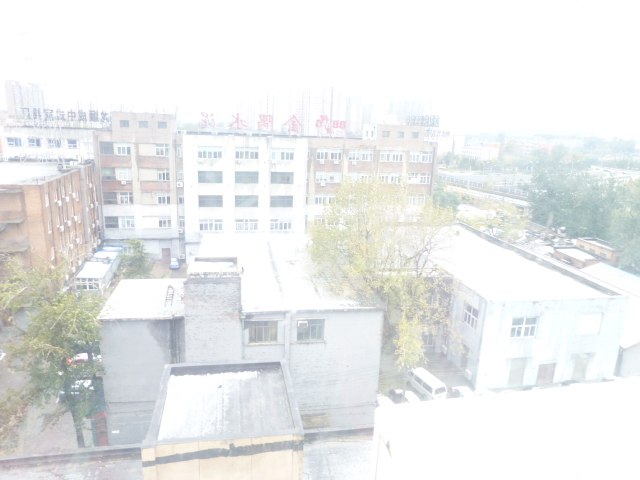
#> input picture CV/Assignment01 Histogram Equalization/sample01.jpg, 640 x 480 px; its folder holds only this picture in this run
$ jupyter execute --allow-errors Assignment1.ipynb   (shell and % lines are left out)   (older library calls are emulated)
#> lines starting #> are read from the running program, lines starting #| are printed output that depends on the picture
#0. Explore the images

[cell 1]
import numpy as np
import os
from PIL import Image
import cv2 as cv
import matplotlib.pyplot as plt


from skimage import data
from skimage.util import img_as_ubyte
from skimage import exposure
import skimage.morphology as morp
from skimage.filters import rank

[cell 2]
try:
    import google.colab
    IN_COLAB = True
except:
    IN_COLAB = False

if IN_COLAB:
    import shutil
    from google.colab import drive
    drive.mount('/content/drive', force_remount=True)
    source = '/content/drive/MyDrive/AI6121/Assignment01 Histogram Equalization'
    destination = '/content'

    for sample_file in os.listdir(source):
        if sample_file.startswith('sample') and (sample_file.lower().endswith('jpg') or sample_file.lower().endswith('jpeg')):
            shutil.copyfile(os.path.join(source,sample_file), os.path.join(destination,sample_file))

    # cv2.imshow() will cause colab to crash so will need to use this instead
    from google.colab.patches import cv2_imshow

[cell 3]
# Get all the image files in a list
sample_files = []
for sample_file in os.listdir():
    if sample_file.startswith('sample') and (sample_file.lower().endswith('jpg') or sample_file.lower().endswith('jpeg')):
        sample_files.append(sample_file)

sample_files.sort()

[cell 4]
# Briefly check out all the images
# sample 1 to 4 are overexposed
# sample 5 to 8 are underexposed
plt.figure(figsize=(15,6))
#> (the rest of this cell did not finish here and is left out)

# 1. Implementation of histogram equalisation algorithm

## 1.1 On RGB channel

[cell 5]
# For comparing a random image before and after histogram equalisation

rand_file = np.random.choice(sample_files)

rand_img = cv.imread(rand_file,1)
b,g,r = cv.split(rand_img)
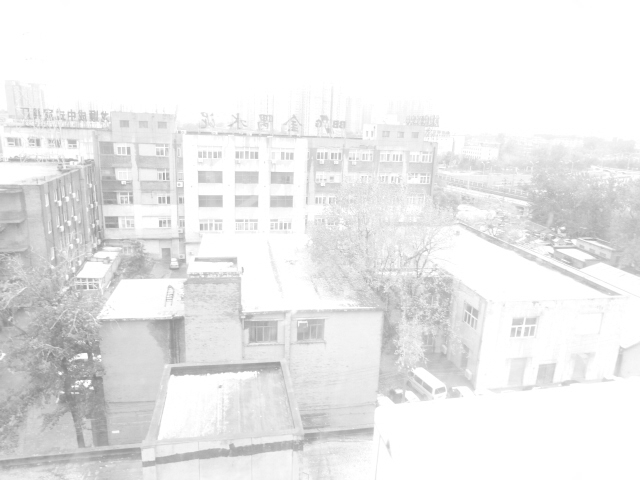
#> g: shape (480, 640); min 129, max 255, mean 235.3

def transform_pixel(channel):
    hist,bins = np.histogram(channel.flatten(),256,[0,256])
#> hist = 256 values, max 133127 at index 255, min 0 at index 0, mean 1200; bins = 257 values from 0 to 256
    cdf = hist.cumsum()
#> cdf = 256 values from 0 to 307200

    cdf_m = np.ma.masked_equal(cdf,0) # Hide the values that corresponds to pixel value that didnt exist in the image
    sk = (cdf_m - cdf_m.min())*255/(cdf_m.max()-cdf_m.min()) # Scale the intensity value from the current range to 0~255
    rounded_sk = np.rint(np.ma.filled(sk,0))
#> rounded_sk = 256 values from 0 to 255
    return rounded_sk

new_b = transform_pixel(b)[b]
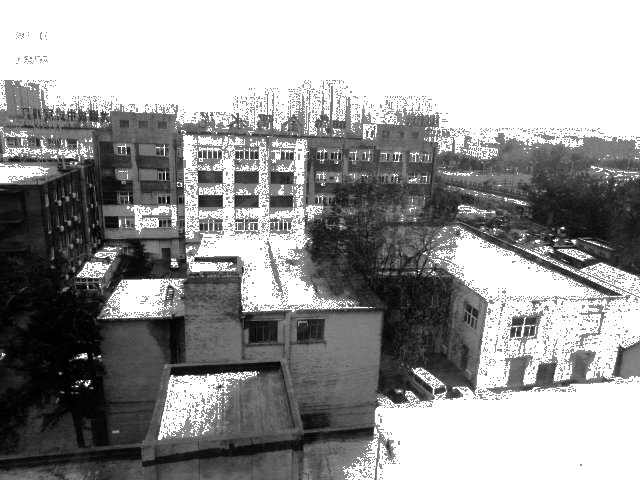
#> new_b: shape (480, 640) float64; min 0, max 255, mean 152
new_g = transform_pixel(g)[g]
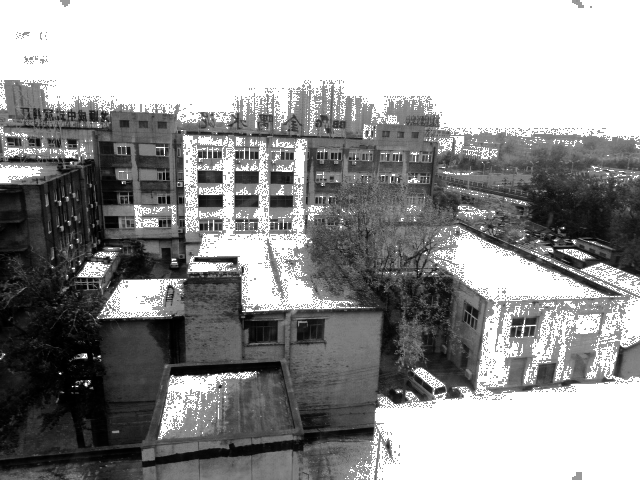
#> new_g: shape (480, 640) float64; min 0, max 255, mean 148.6
new_r = transform_pixel(r)[r]

if IN_COLAB:
    cv2_imshow(np.hstack((rand_img,cv.merge([new_b, new_g, new_r]))))
else:
    plt.figure(figsize = (15,15))
    plt.imshow(cv.cvtColor(np.hstack((rand_img,cv.merge([new_b, new_g, new_r]))).astype('uint8'), cv.COLOR_BGR2RGB))

[cell 6]
def transform_pixel(channel):
    hist,bins = np.histogram(channel.flatten(),256,[0,256])
#> bins = 257 values from 0 to 256
    cdf = hist.cumsum()
#> cdf = 256 values from 0 to 307200

    cdf_m = np.ma.masked_equal(cdf,0) # Hide the values that corresponds to pixel value that didnt exist in the image
    sk = (cdf_m - cdf_m.min())*255/(cdf_m.max()-cdf_m.min()) # Scale the value from the current range to 0~255
    rounded_sk = np.rint(np.ma.filled(sk,0))
#> rounded_sk = 256 values from 0 to 255
    return rounded_sk

# Save the histogram equalised images with a prefix 'he_'
for sample_file in sample_files:
    sample_img = cv.imread(sample_file)
    b,g,r = cv.split(sample_img)

    new_b = transform_pixel(b)[b]
    new_g = transform_pixel(g)[g]
    new_r = transform_pixel(r)[r]

    he_sample_img = cv.merge([new_b, new_g, new_r])
    cv.imwrite('he_'+sample_file, he_sample_img) # Save the new image to the folder

    # Plot their rgb histograms before and after the histogram equalisation
    fig, (ax1, ax2) = plt.subplots(nrows = 1, ncols = 2, figsize = (10,5))
    ax1.hist(r.flat, bins = 256, range=(0,256), histtype = 'step', color='r')
    ax1.hist(g.flat, bins = 256, range=(0,256), histtype = 'step', color='g')
    ax1.hist(b.flat, bins = 256, range=(0,256), histtype = 'step', color='b')
    ax1.set_title('Before')

    ax2.hist(new_r.flat, bins = 256, range=(0,256), histtype = 'step', color='r')
    ax2.hist(new_g.flat, bins = 256, range=(0,256), histtype = 'step', color='g')
    ax2.hist(new_b.flat, bins = 256, range=(0,256), histtype = 'step', color='b')
    ax2.set_title('After')

    fig.suptitle(sample_file)
    plt.savefig(f'{sample_file.split(".")[0]}_before_after.png')
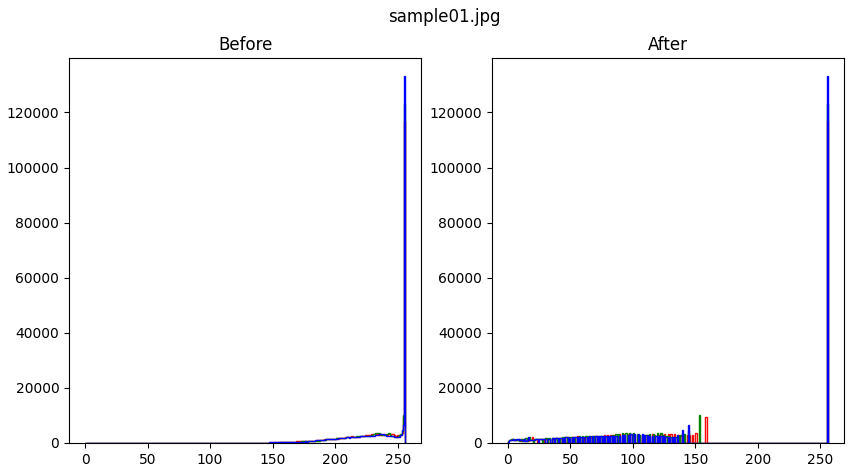
#> figure drawn by matplotlib, 2 panels
    plt.show()

[cell 7]
# Compare the images before and after the equalisation
for sample_file in sample_files:
    if IN_COLAB:
        print('#'*40,sample_file,'(before and after)','#'*40)
        cv2_imshow(np.hstack((cv.imread(sample_file),cv.imread('he_'+sample_file))))
    else:
        title = '#'*40+' '+sample_file+' (before and after) '+'#'*40
        plt.figure(figsize = (15,15))
        plt.title(title)
        plt.imshow(cv.cvtColor(np.hstack((cv.imread(sample_file),cv.imread('he_'+sample_file))).astype('uint8'), cv.COLOR_BGR2RGB))

## 1.2 On grayscale image

[cell 8]
# For grayscale images
# Save the histogram equalised images with a prefix 'he_gray_'
for sample_file in sample_files:
    sample_img = cv.imread(sample_file,0)
#> sample_img: shape (480, 640); min 129, max 255, mean 234.8

    he_gray_sample_img = transform_pixel(sample_img)[sample_img]

    cv.imwrite('he_gray_'+sample_file, he_gray_sample_img) # Save the new image to the folder

    # Plot their rgb histograms before and after the histogram equalisation
    fig, (ax1, ax2) = plt.subplots(nrows = 1, ncols = 2, figsize = (10,5))
    ax1.hist(sample_img.flat, bins = 256, range=(0,256), histtype = 'step', color='b')
    ax1.set_title('Before')

    ax2.hist(he_gray_sample_img.flat, bins = 256, range=(0,256), histtype = 'step', color='b')
    ax2.set_title('After')

    fig.suptitle(sample_file)
    plt.savefig(f'{sample_file.split(".")[0]}_gray_before_after.png')
    plt.show()

[cell 9]
# Compare the grayscale images before and after the equalisation
for sample_file in sample_files:
    if IN_COLAB:
        print('#'*40,sample_file,'(before and after)','#'*40)
        cv2_imshow(np.hstack((cv.imread(sample_file,0),cv.imread('he_gray_'+sample_file, 0))))
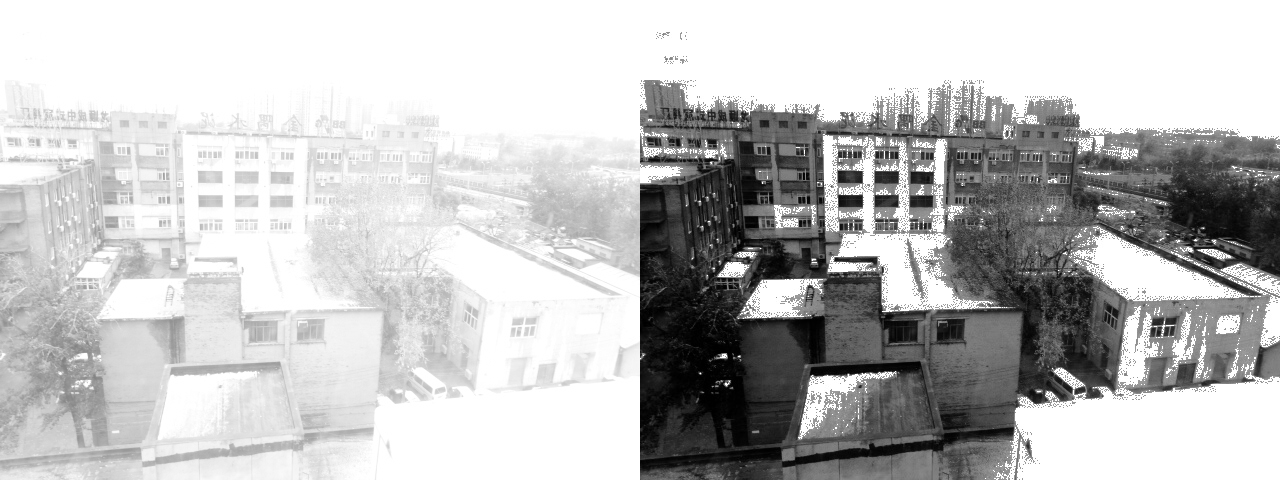
#> shown: shape (480, 1280); min 0, max 255, mean 191.4
    else:
        title = '#'*40+' '+sample_file+' (before and after) '+'#'*40
        plt.figure(figsize = (15,15))
        plt.title(title)
        plt.imshow(np.hstack((cv.imread(sample_file,0),cv.imread('he_gray_'+sample_file,0))).astype('uint8'),cmap = 'gray')

# 2. Pros & Cons of histogram equalisation + Causes of unsastifactory contrast enhancement

Pros:
* It is straightforward in implementation but yields reasonably good contrast enhancement.
    * E.g. We are able to see the details of the dark regions in `sample05.jpeg` and  `sample06.jpg`  clearly after the histogram equalisation, as shown in `he_sample05.jpeg` and `he_sample06.jpg`.
* It has relatively low computation cost compared to other adaptive histogram equalisations.

Cons:
* Since the histogram equlisation only considers global level contrast,
    * For overexposed images, high percentage of high intensity values result in the contrast of background noise being increased. E.g. There are salt-and-pepper kind of noise spotted on the building walls and background of `he_sample01.jpg`
    * For underexposed images, high percentage of low intensity value results in meaningful details at light region becomes unobservable E.g. The edges of the ceiling light in `sample07.jpy` and the details outside the window in `sample08.jpg.
* As the histogram equalisation is performed on each colour channel separately, some images will have unnatural colours
    * E.g. Unnatural purple hue found in `he_sample04.jpeg` which is supposed to be a forest scene
* For images with very narrow range of intensity values, histogram equalisation will result zero or low occurrence at certain intensity value. This results in images having a patchy look due to abrupt change in intensity value.
    * E.g. This can be observed in `he_sample01.jpg` and `he_sample02.jpeg`

Some of the cons found on internet:
* Histogram equalization based image enhancement tool does not provide the brightness preservation and better contrast enhancement. This may cause loss in diagnostic information in case of medical images.
* In the consumer electronics field, the main challenge in image processing is to preserve the original brightness

# 3. Other methods that can overcome the disadvantages of histogram equalisation
1. To overcome the issue caused by taking global level contrast, we can use adaptive histogram equalisation which takes into consideration of local level contrast.
2. To prevent images from having unnatural colouration, we can perform histogram equalisation on other colourspaces such as HSV, HSL or LAB instead of RGB. Then, we can adjust the lightness while maintaining the chromaticity of the images.
3. We can limit the amount of stretching done by the histogram equalisation by using partial histogram equalisation

* Contrast enhancement using brightness preserving bi-histogram equalization 1997
* Contrast enhancement using recursive mean-separate histogram equalization for scalable brightness preservation 2003
* Fast image/video contrast enhancement based on weighted thresholded histogram equalization 2007
* Range limited bi-histogram equalization for image contrast enhancement 2013

## 3.1 Contrast Limited Adaptive Histogram Equalisation (CLAHE)

Adaptive histogram equalisation is a method that performs histogram equalisation across multiple smaller regions of the image so local level contrast is accounted for.

In this section, we will first experiment with Contrast Limited Adaptive Histogram Equalisation (CLAHE) which is a variant of adaptive histogram equalisation. This variant helps to overcome the issue of ordinary adaptive histogram equalisation which will overstretch the pixel values and amplify noises at near homogeneous regions.

[cell 10]
# Save the images with a prefix 'clahe_' after applying CLAHE
for sample_file in sample_files:
    sample_img = cv.imread(sample_file)
    b,g,r = cv.split(sample_img)

    he_b = transform_pixel(b)[b]
    he_g = transform_pixel(g)[g]
    he_r = transform_pixel(r)[r]

    # Let tileGridSize to be 2% of the width and height
    tileGridSize = (int(b.shape[0]*0.02),int(b.shape[1]*0.02))
#> tileGridSize = (9, 12)
    clipLimit = 3

    clahe = cv.createCLAHE(clipLimit = clipLimit, tileGridSize = tileGridSize)

    clahe_b = clahe.apply(b)
    clahe_g = clahe.apply(g)
    clahe_r = clahe.apply(r)

    clahe_sample_img = cv.merge([clahe_b, clahe_g, clahe_r])

    cv.imwrite('clahe_'+sample_file, clahe_sample_img) # Save the new image to the folder

    # Plot their rgb histograms before and after the histogram equalisation
    fig, (ax1, ax2, ax3) = plt.subplots(nrows = 1, ncols = 3, figsize = (15,5))
    ax1.hist(r.flat, bins = 256, range=(0,256), histtype = 'step', color='r')
    ax1.hist(g.flat, bins = 256, range=(0,256), histtype = 'step', color='g')
    ax1.hist(b.flat, bins = 256, range=(0,256), histtype = 'step', color='b')
    ax1.set_title('Original')

    ax2.hist(he_r.flat, bins = 256, range=(0,256), histtype = 'step', color='r')
    ax2.hist(he_g.flat, bins = 256, range=(0,256), histtype = 'step', color='g')
    ax2.hist(he_b.flat, bins = 256, range=(0,256), histtype = 'step', color='b')
    ax2.set_title('Normal HE')

    ax3.hist(clahe_r.flat, bins = 256, range=(0,256), histtype = 'step', color='r')
    ax3.hist(clahe_g.flat, bins = 256, range=(0,256), histtype = 'step', color='g')
    ax3.hist(clahe_b.flat, bins = 256, range=(0,256), histtype = 'step', color='b')
    ax3.set_title('CLAHE')

    fig.suptitle(sample_file)
    plt.savefig(f'{sample_file.split(".")[0]}_clahe_before_after.png')
    plt.show()

[cell 11]
# Compare the coloured images before and after CLAHE
for sample_file in sample_files:
    if IN_COLAB:
        print('#'*40,sample_file,'(Original, Normal HE, CLAHE)','#'*40)
        cv2_imshow(np.hstack((cv.imread(sample_file,1),cv.imread('he_'+sample_file, 1),cv.imread('clahe_'+sample_file,1))))
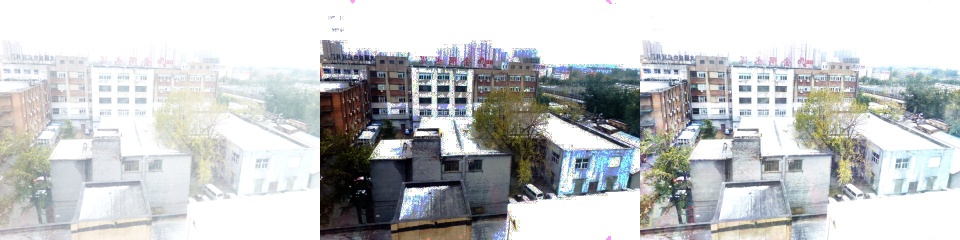
#> shown: shape (480, 1920, 3) (shown at 1/2 size); mean B, G, R 199, 198.2, 195.9
    else:
        title = '#'*40+' '+sample_file+' (Original, Normal HE, CLAHE) '+'#'*40
        plt.figure(figsize = (15,15))
        plt.title(title)
        plt.imshow(cv.cvtColor(np.hstack((cv.imread(sample_file,1),cv.imread('he_'+sample_file, 1),cv.imread('clahe_'+sample_file,1))).astype('uint8'), cv.COLOR_BGR2RGB))

[cell 12]
# For grayscale images
# Save the images with a prefix 'clahe_gray_' after applying CLAHE on the grayscale images
for sample_file in sample_files:
    sample_img = cv.imread(sample_file,0)

    he_gray_sample_img = transform_pixel(sample_img)[sample_img]

    tileGridSize = (int(b.shape[0]*0.02),int(b.shape[1]*0.02))
    clipLimit = 3

    clahe = cv.createCLAHE(clipLimit = clipLimit, tileGridSize = tileGridSize)
    clahe_gray_sample_img = clahe.apply(sample_img)

    cv.imwrite('clahe_gray_'+sample_file, clahe_gray_sample_img) # Save the new image to the folder

    # Plot their rgb histograms before and after the histogram equalisation
    fig, (ax1, ax2, ax3) = plt.subplots(nrows = 1, ncols = 3, figsize = (15,5))
    ax1.hist(sample_img.flat, bins = 256, range=(0,256), histtype = 'step', color='b')
    ax1.set_title('Original')

    ax2.hist(he_gray_sample_img.flat, bins = 256, range=(0,256), histtype = 'step', color='b')
    ax2.set_title('Normal HE')

    ax3.hist(clahe_gray_sample_img.flat, bins = 256, range=(0,256), histtype = 'step', color='b')
    ax3.set_title('CLAHE')

    fig.suptitle(sample_file)
    plt.savefig(f'{sample_file.split(".")[0]}_clahe_gray_before_after.png')
    plt.show()

[cell 13]
# Compare the grayscale images before and after CLAHE
for sample_file in sample_files:
    if IN_COLAB:
        print('#'*40,sample_file,'(Original, Normal HE, CLAHE)','#'*40)
        cv2_imshow(np.hstack((cv.imread(sample_file,0),cv.imread('he_gray_'+sample_file, 0),cv.imread('clahe_gray_'+sample_file,0))))
    else:
        title = '#'*40+' '+sample_file+' (Original, Normal HE, CLAHE) '+'#'*40
        plt.figure(figsize = (15,15))
        plt.title(title)
        plt.imshow(np.hstack((cv.imread(sample_file,0),cv.imread('he_gray_'+sample_file,0), cv.imread('clahe_gray_'+sample_file,0))).astype('uint8'),cmap = 'gray')

## 3.2 CLAHE on CIELAB colourspace

As mentioned earlier, performing histogram equalisation on RGB channel can result in unnatural hue since the image chromaticity is modified. Hence we can perform CLAHE on CIELAB colour space, which is defined by 3 parameters(l\*, a\*, b\*). l\* represents the perceptual lightness while a\* and b\* represents red, green, blue, and yellow.

[cell 14]
# Save the images with a prefix 'clahe_lab_' after applying CLAHE on the LAB colourspace
for sample_file in sample_files:
    sample_img = cv.imread(sample_file)
    b,g,r = cv.split(sample_img)

    # Let tileGridSize to be 2% of the width and height
    tileGridSize = (int(b.shape[0]*0.02),int(b.shape[1]*0.02))
    clipLimit = 3

    clahe = cv.createCLAHE(clipLimit = clipLimit, tileGridSize = tileGridSize)

    clahe_b = clahe.apply(b)
    clahe_g = clahe.apply(g)
    clahe_r = clahe.apply(r)

    clahe_sample_img = cv.merge([clahe_b, clahe_g, clahe_r])

    L,A,B = cv.split(cv.cvtColor(sample_img, cv.COLOR_BGR2LAB))
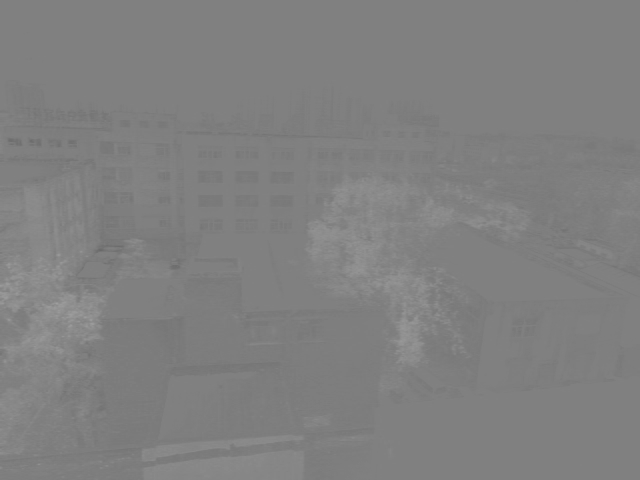
#> B: shape (480, 640); min 105, max 159, mean 128
    # We only perform CLAHE on the L channel, which is the perceptual lightness
    clahe_L = clahe.apply(L)
    clahe_lab_sample_img = cv.cvtColor(cv.merge([clahe_L,A,B]), cv.COLOR_LAB2BGR)

    clahe_lab_sample_img_B, clahe_lab_sample_img_G, clahe_lab_sample_img_R = cv.split(clahe_lab_sample_img)
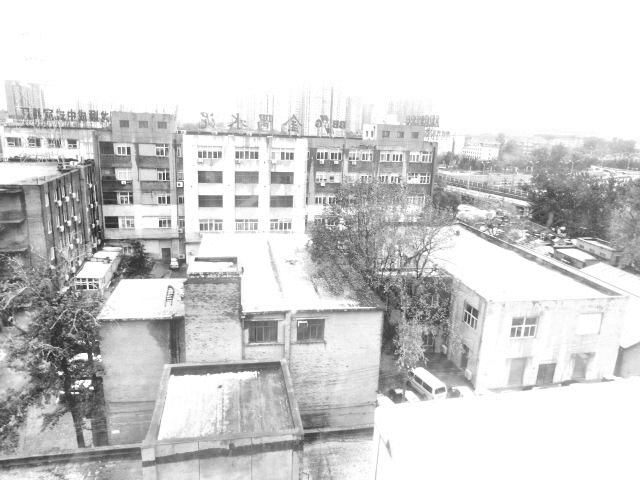
#> clahe_lab_sample_img_B: shape (480, 640); min 40, max 255, mean 209.9

    cv.imwrite('clahe_lab_'+sample_file, clahe_lab_sample_img) # Save the new image to the folder

    # Plot their rgb histograms before and after the histogram equalisation
    fig, (ax1, ax2, ax3) = plt.subplots(nrows = 1, ncols = 3, figsize = (15,5))
    ax1.hist(r.flat, bins = 256, range=(0,256), histtype = 'step', color='r')
    ax1.hist(g.flat, bins = 256, range=(0,256), histtype = 'step', color='g')
    ax1.hist(b.flat, bins = 256, range=(0,256), histtype = 'step', color='b')
    ax1.set_title('Original')

    ax2.hist(clahe_r.flat, bins = 256, range=(0,256), histtype = 'step', color='r')
    ax2.hist(clahe_g.flat, bins = 256, range=(0,256), histtype = 'step', color='g')
    ax2.hist(clahe_b.flat, bins = 256, range=(0,256), histtype = 'step', color='b')
    ax2.set_title('CLAHE')

    ax3.hist(clahe_lab_sample_img_B.flat, bins = 256, range=(0,256), histtype = 'step', color='b')
    ax3.hist(clahe_lab_sample_img_G.flat, bins = 256, range=(0,256), histtype = 'step', color='g')
    ax3.hist(clahe_lab_sample_img_R.flat, bins = 256, range=(0,256), histtype = 'step', color='r')
    ax3.set_title('CLAHE on CIELAB colourspace')

    fig.suptitle(sample_file)
    plt.savefig(f'{sample_file.split(".")[0]}_clahe_lab_before_after.png')
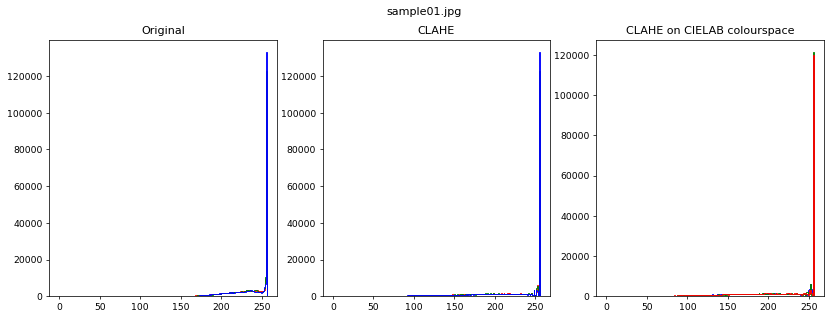
#> figure drawn by matplotlib, 3 panels
    plt.show()

[cell 15]
# Compare the coloured images before and after CLAHE
for sample_file in sample_files:
    if IN_COLAB:
        print('#'*40,sample_file,'(Original, CLAHE, CLAHE on LAB)','#'*40)
        cv2_imshow(np.hstack((cv.imread(sample_file,1),cv.imread('clahe_'+sample_file, 1),cv.imread('clahe_lab_'+sample_file,1))))
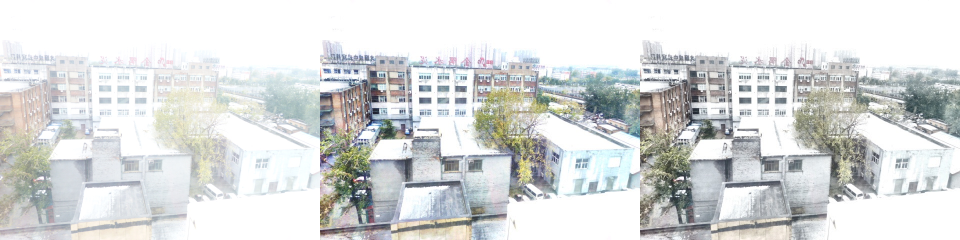
#> shown: shape (480, 1920, 3) (shown at 1/2 size); mean B, G, R 218.5, 218.8, 216.6
    else:
        title = '#'*40+' '+sample_file+' (Original, CLAHE, CLAHE on LAB) '+'#'*40
        plt.figure(figsize = (15,15))
        plt.title(title)
        plt.imshow(cv.cvtColor(np.hstack((cv.imread(sample_file,1),cv.imread('clahe_'+sample_file, 1),cv.imread('clahe_lab_'+sample_file,1))).astype('uint8'), cv.COLOR_BGR2RGB))
